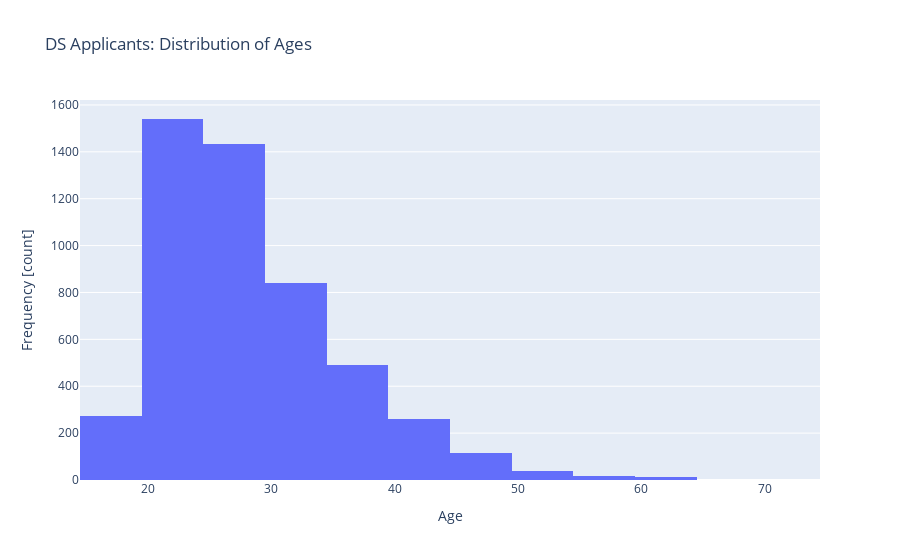

Write notebook code for a chart like this one.
### Markdown cell above
**Task 7.1.17:** Create function `build_age_hist` that returns a plotly histogram of `ages`. Be sure to label your x-axis `"Age"`, your y-axis `"Frequency [count]"`, and use the title `"Distribution of DS Applicant Ages"`.

- [What's a histogram?](../%40textbook/07-visualization-pandas.ipynb#Histograms)
- [Create a histogram using plotly express](../%40textbook/08-visualization-plotly.ipynb#Histogram)

### Code cell
def build_age_hist():
    # Create histogram of `ages`
    fig = px.histogram(x=ages,nbins=20,title="DS Applicants: Distribution of Ages")
    # Set axis labels
    fig.update_layout(xaxis_title="Age",yaxis_title="Frequency [count]")
    return fig


age_fig = build_age_hist()
print("age_fig type:", type(age_fig))
age_fig.show()

### Figure 1 — Plotly figure (JSON) as saved in the notebook; plotly's stock layout.template omitted (floating-point values rounded to 4 significant figures; data arrays with more than 128 entries replaced by an {"elided": "..."} marker saying what was removed)
{"data": [{"alignmentgroup": "True", "bingroup": "x", "hovertemplate": "x=%{x}<br>count=%{y}<extra></extra>", "legendgroup": "", "marker": {"color": "#636efa", "pattern": {"shape": ""}}, "name": "", "nbinsx": 20, "offsetgroup": "", "orientation": "v", "showlegend": false, "type": "histogram", "x": {"elided": "5025 int values"}, "xaxis": "x", "yaxis": "y"}], "layout": {"autosize": true, "barmode": "relative", "legend": {"tracegroupgap": 0}, "title": {"text": "DS Applicants: Distribution of Ages"}, "xaxis": {"anchor": "y", "autorange": true, "domain": [0, 1], "range": [14.5, 74.5], "title": {"text": "Age"}, "type": "linear"}, "yaxis": {"anchor": "x", "autorange": true, "domain": [0, 1], "range": [0, 1621.0], "title": {"text": "Frequency [count]"}}}}
